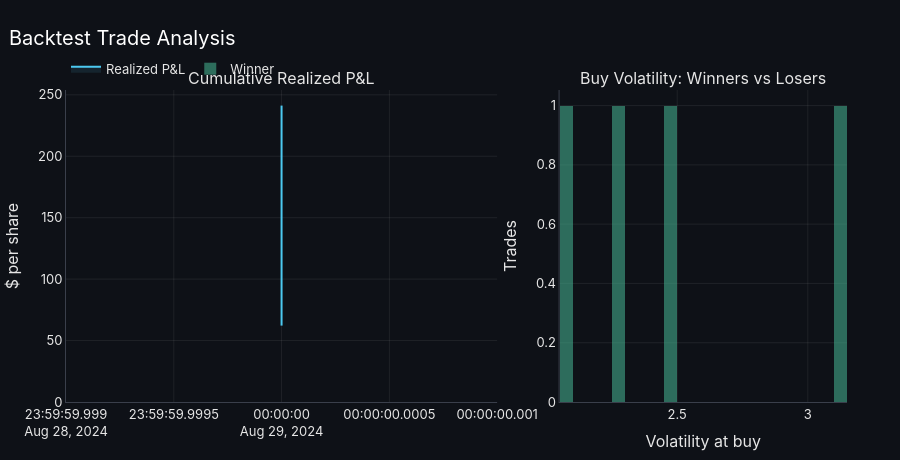

The notebook cell saved with this chart:
### Markdown cell above
## 7. Post-trade analysis

### Code cell
# Post-trade analysis: win rate, profit factor, worst trade and drawdown of realized profit,
# with charts of each trade's profit and the cumulative realized P&L.
stats = trade_statistics(trade_tracker)
print_trade_statistics(stats)
trade_analysis_figure(trade_tracker, stats['realized_pnl']).show()

### Figure 1 — Plotly figure (JSON) as saved in the notebook; plotly's stock layout.template omitted (floating-point values rounded to 4 significant figures)
{"data": [{"fill": "tozeroy", "fillcolor": "rgba(76,201,240,0.1)", "line": {"color": "#4CC9F0", "width": 2}, "mode": "lines", "name": "Realized P&L", "type": "scatter", "x": ["2024-08-29T00:00:00.000000", "2024-08-29T00:00:00.000000", "2024-08-29T00:00:00.000000", "2024-08-29T00:00:00.000000"], "xaxis": "x", "y": [62.17, 123.1, 184.1, 241.2], "yaxis": "y"}, {"marker": {"color": "#43AA8B"}, "name": "Winner", "nbinsx": 30, "opacity": 0.6, "type": "histogram", "x": [2.09, 2.288, 2.497, 3.127], "xaxis": "x2", "yaxis": "y2"}, {"marker": {"color": "#F94144"}, "name": "Loser", "nbinsx": 30, "opacity": 0.6, "type": "histogram", "x": [], "xaxis": "x2", "yaxis": "y2"}], "layout": {"annotations": [{"font": {"size": 16}, "showarrow": false, "text": "Cumulative Realized P&L", "x": 0.276, "xanchor": "center", "xref": "paper", "y": 1.0, "yanchor": "bottom", "yref": "paper"}, {"font": {"size": 16}, "showarrow": false, "text": "Buy Volatility: Winners vs Losers", "x": 0.816, "xanchor": "center", "xref": "paper", "y": 1.0, "yanchor": "bottom", "yref": "paper"}], "barmode": "overlay", "height": 460, "hovermode": "closest", "title": {"text": "Backtest Trade Analysis"}, "xaxis": {"anchor": "y", "domain": [0.0, 0.552]}, "xaxis2": {"anchor": "y2", "domain": [0.632, 1.0], "title": {"text": "Volatility at buy"}}, "yaxis": {"anchor": "x", "domain": [0.0, 1.0], "title": {"text": "$ per share"}}, "yaxis2": {"anchor": "x2", "domain": [0.0, 1.0], "title": {"text": "Trades"}}}}
